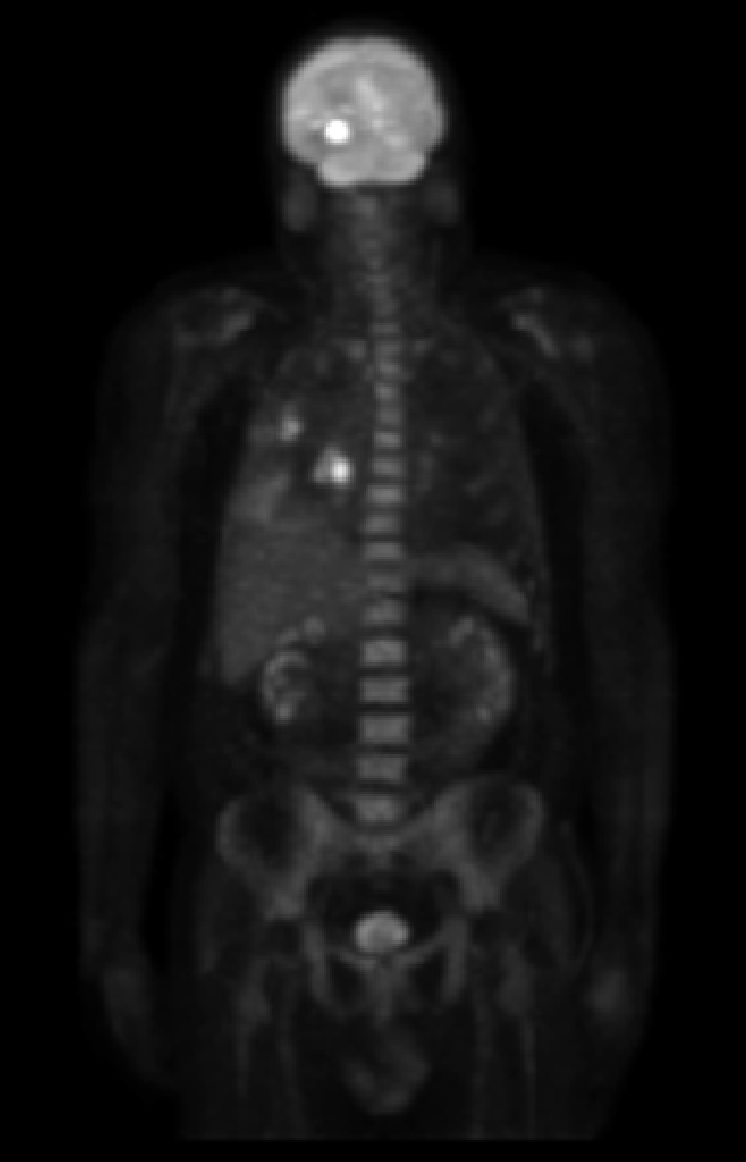
#> input picture Data/PET.tif, 746 x 1162 px, found by its file name
$ jupyter execute 'Leçon_4_Demo_hom.ipynb'   (shell and % lines are left out)
#> lines starting #> are read from the running program, lines starting #| are printed output that depends on the picture
<a target="_blank" href="https://colab.research.google.com/github/evaalonsoortiz/ELE8812-demos/blob/main/Demos/Lesson%204/Le%C3%A7on_4_Demo_hom.ipynb">

</a>

# ELE8812 - Traitement fréquentiel

## Démo : Rehaussement par filtrage homomorphique

### Référence : DIP 4e édition, Chapitre 4, « Homomorphic filtering» p.293

Une image peut être décomposée en luminance et réflectance, f(x,y) = i(x,y)r(x,y). Le filtrage homomorphique permet de traiter de façon séparée chaque composante. La première étape consiste à effectuer une transformation logarithmique de l’image, ce qui donne ln f(x,y) = ln i(x,y) + ln r(x,y). Note : si l’image contient des zéros on additionne 1 à l’image avant d’effectuer la transformation pour éviter le cas ln (0), on soustrait ensuite 1 au résultat final. Cette formulation permet d’opérer sur les 2 composantes de façon séparée dans le domaine fréquentiel puisque la transformée de Fourier (TF) d’une somme correspond à la somme des TF (propriété de linéarité). La composante de luminance est généralement caractérisée par des variations spatiales lentes (fréquences faibles de la TF de l’image) tandis que la réflectance est caractérisée par des variations plus abruptes (fréquences élevées de la TF de l’image). Un filtre homomorphique affecte les fréquences faibles et élevées de façon différente. Selon les paramètres de filtrage choisis, il est possible d’atténuer la contribution des fréquences faibles (luminance) et d’amplifier celle des fréquences élevées (réflectance).  Ceci entraîne une compression de la plage dynamique de l’image et une augmentation du contraste. Après avoir appliqué le filtre dans le domaine fréquentiel, une TF inverse est effectuée, suivie d’une transformation exponentielle pour obtenir le résultat final.

Dans ce démo, une image provenant d’un TEP scan sera utilisée. L’image est floue et certains *hot spots* dominent la plage dynamique des valeurs ce qui cause un contraste faible dans les régions à plus faible intensité. Ces *hot spots* correspondent à la composante de luminance. Un filtrage homomorphique (avec filtre passe-haut gaussien) sera effectué pour améliorer la qualité de l’image.

[cell 1]
import numpy as np
import matplotlib.pyplot as plt
import scipy.io
import cv2

from ipywidgets import interact, interactive, fixed, interact_manual
import ipywidgets as widgets

# Option d'affichage
plt.rcParams['figure.figsize'] = (16,10)
plt.rcParams['axes.linewidth'] = 3
plt.rcParams['axes.titlesize'] = 15
plt.rcParams['axes.titlepad'] = 15
plt.rcParams['xtick.labelsize'] = 12
plt.rcParams['ytick.labelsize'] = 12

[cell 2]
# Charger image
A = np.double(plt.imread('Repo/Data/PET.tif'));
#> A: shape (1162, 746) float64; min 0, max 255, mean 19.4

out = np.zeros(A.shape, np.double)
plt.imshow(cv2.normalize(A, out, 1.0, 0.0, cv2.NORM_MINMAX), cmap='gray'); plt.title('Image Originale'); plt.axis('off'); plt.show();

[cell 3]
def filtpb_gauss(A, fc, pad):
    """ Application d'un filtre gaussien sur une image im à une fréquence de coupure fc dans
        le domaine fréquentiel

    A (ndarray): Image d'entrée
    fc (float): Fréquence de coupure
    pad (int): Nombre de pixels de padding
    """
    M,N = A.shape
    M+=pad
    N+=pad

    # Image dans le domaine fréquentiel
    AA = np.fft.fftshift(np.fft.fft2(A, (M,N)))

    M0 = np.ceil((M+1) / 2)
    N0 = np.ceil((N+1) / 2)

    U, V = np.mgrid[1:M+1, 1:N+1]
    D2 = (U - M0)**2 + (V - N0)**2

    # Réponse fréquentielle du filtre gaussien
    HH = np.exp(-D2 / (2 * fc**2))

    # Application du filtre et retour au domaine spatial
    BB = np.fft.ifftshift(AA * HH)
    B = np.fft.ifft2(BB)
    B = np.real(B)
    return B[:A.shape[0],:A.shape[1]]

## Paramètres de filtrage

Le paramètre `gh`peut être vu comme le facteur d’amplification maximal des fréquences élevées tandis que le paramètre `gl` peut être vu comme le facteur d’atténuation minimal des basses fréquences. Le paramètre `fc` correspond à la fréquence de coupure du filtre passe-haut gaussien.

[cell 4]
gh = 2
gl = 0.5
fc = 80

## Filtrage homomorphique

Une transformation logarithmique est d’abord effectuée à l’image originale + 1.

[cell 5]
B = np.log(A+1);
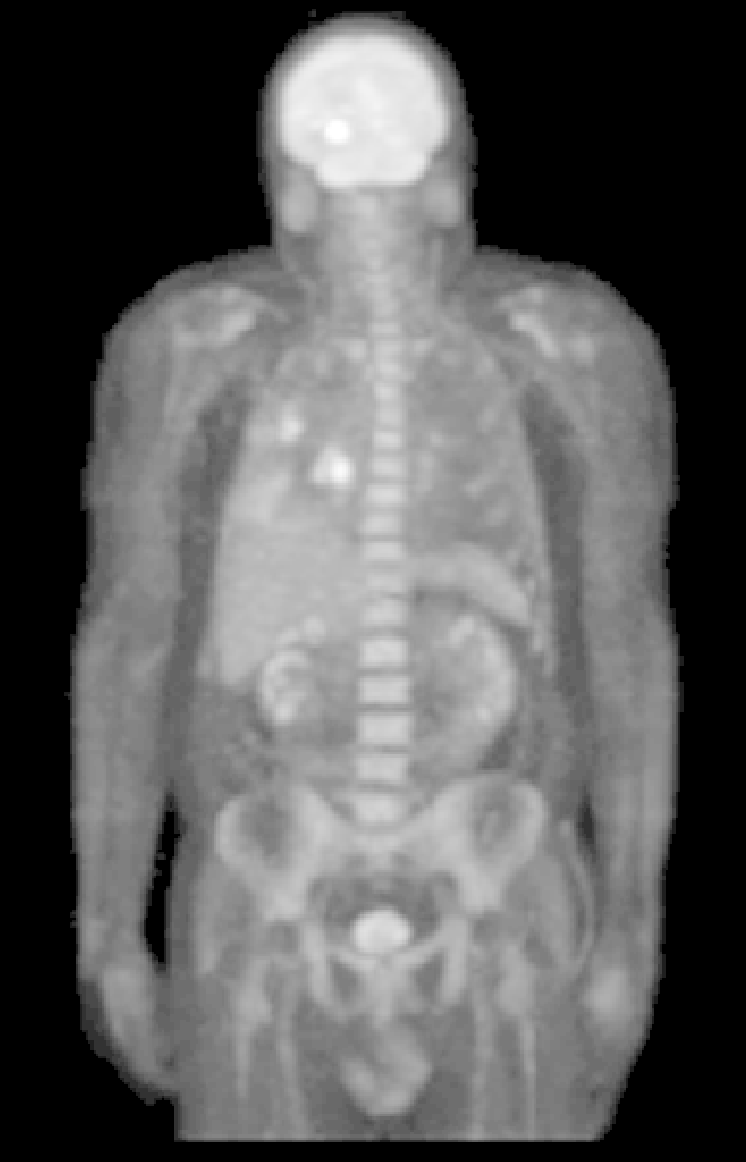
#> B: shape (1162, 746) float64; min 0, max 5.55, mean 2; drawn with min black and max white

[cell 6]
out = np.zeros(B.shape, np.double)
plt.imshow(cv2.normalize(B, out, 1.0, 0.0, cv2.NORM_MINMAX), cmap='gray');
plt.title("Logarithme de l'image originale");
plt.axis('off');
plt.show();

Le filtre est ensuite appliqué avec les paramètres sélectionnés.

[cell 7]
C = gh * B - (gh-gl) * filtpb_gauss(B, fc,pad=0);
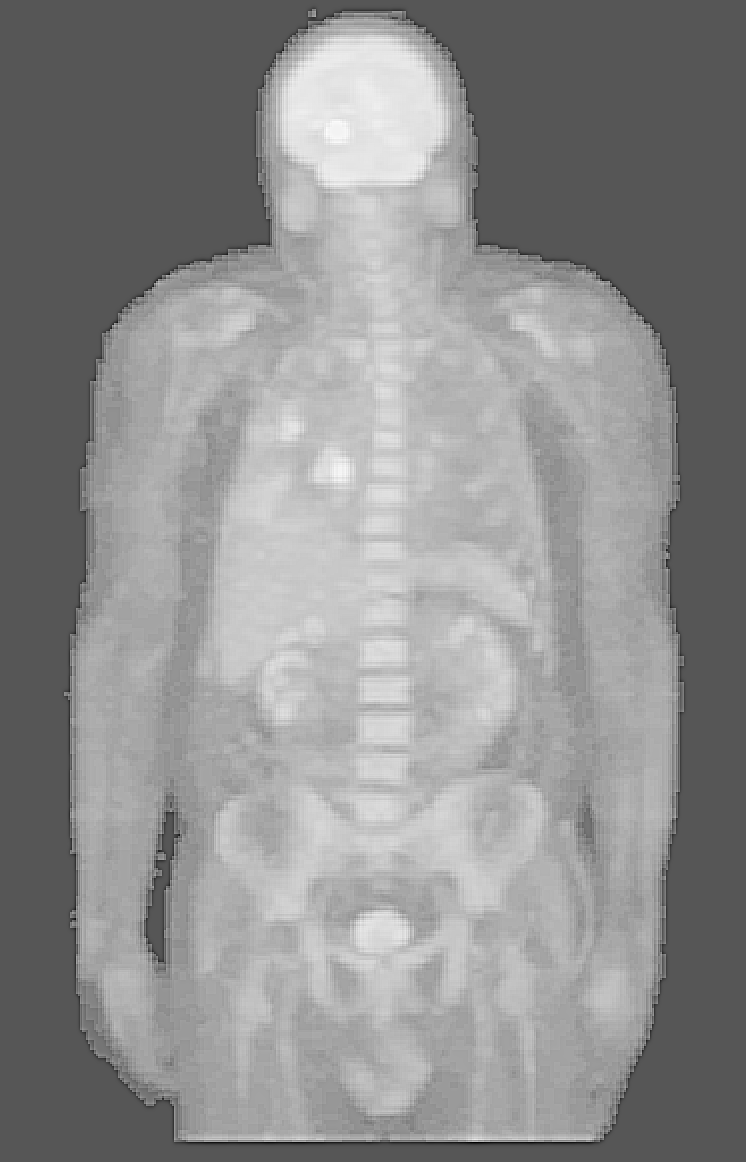
#> C: shape (1162, 746) float64; min -1.52, max 2.98, mean 0.998; drawn with min black and max white

[cell 8]
out = np.zeros(C.shape, np.double)
plt.imshow(cv2.normalize(C, out, 1.0, 0.0, cv2.NORM_MINMAX), cmap='gray');
plt.title("Filtrage du logarithme de l'image originale");
plt.axis('off');
plt.show();

Une transformation exponentielle est ensuite effectuée avant de soustraire 1 pour obtenir le résultat final.

[cell 9]
D = np.exp(C)-1
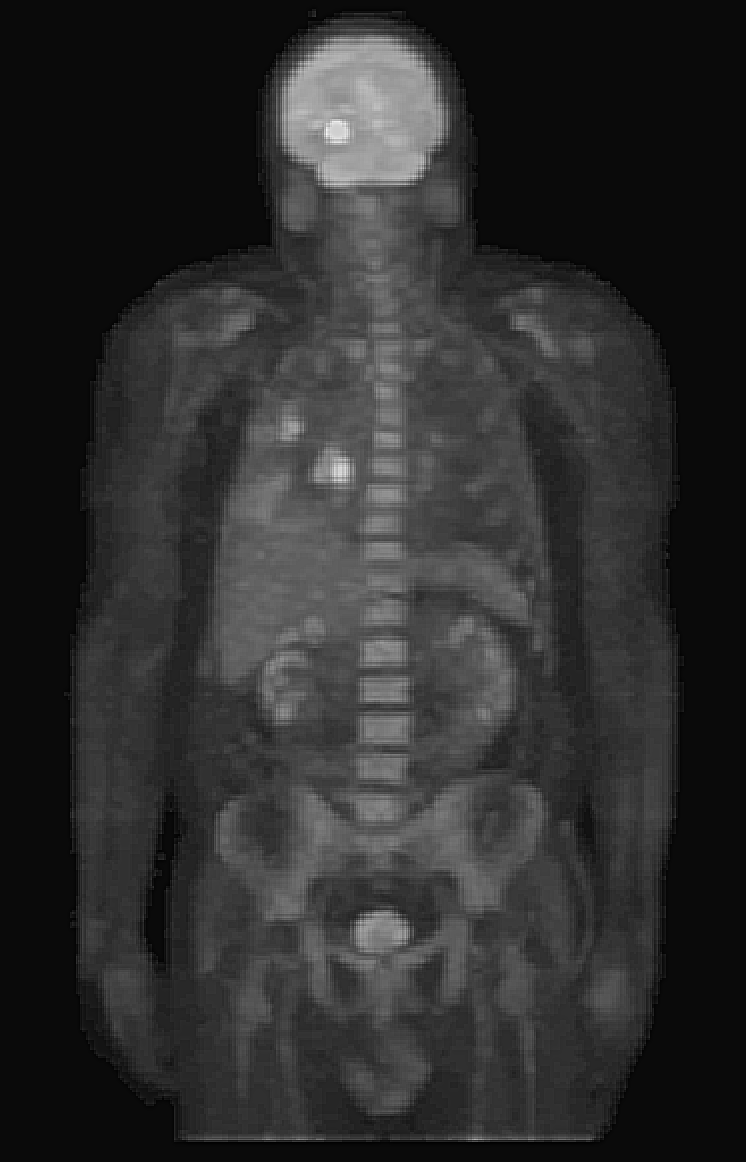
#> D: shape (1162, 746) float64; min -0.781, max 18.59, mean 2.69; drawn with min black and max white

[cell 10]
out = np.zeros(B.shape, np.double)
plt.imshow(cv2.normalize(D, out, 1.0, 0.0, cv2.NORM_MINMAX), cmap='gray');
plt.title("Filtrage homomorphique");
plt.axis('off');
plt.show();

## Comparaison

Beaucoup plus de détails sont visibles sur l’image obtenue par filtrage homomorphique que sur l’image originale, notamment au niveau des bras et des jambes. La transformation gamma permet également une amélioration du contraste de l’image dans les régions à faible intensité. Cependant, l’image obtenue par filtrage homomorphique est beaucoup plus affinée. Cette différence est particulièrement visible au niveau du squelette, du cerveau et des certains autres organes.

[cell 11]
out = np.zeros(A.shape, np.double)
plt.subplot(131); plt.imshow(cv2.normalize(A, out, 1.0, 0.0, cv2.NORM_MINMAX), cmap='gray'); plt.title('Image Originale'); plt.axis('off');
out = np.zeros(B.shape, np.double)
plt.subplot(132); plt.imshow(cv2.normalize(D, out, 1.0, 0.0, cv2.NORM_MINMAX), cmap='gray'); plt.title("Filtrage homomorphique"); plt.axis('off');
out = np.zeros(A.shape, np.double)
plt.subplot(133); plt.imshow(cv2.normalize(A, out, 1.0, 0.0, cv2.NORM_MINMAX)**0.6, cmap='gray'); plt.title('Transformation \u03B3 = 0.6'); plt.axis('off'); plt.show();
#> after `plt.subplot(133)`:
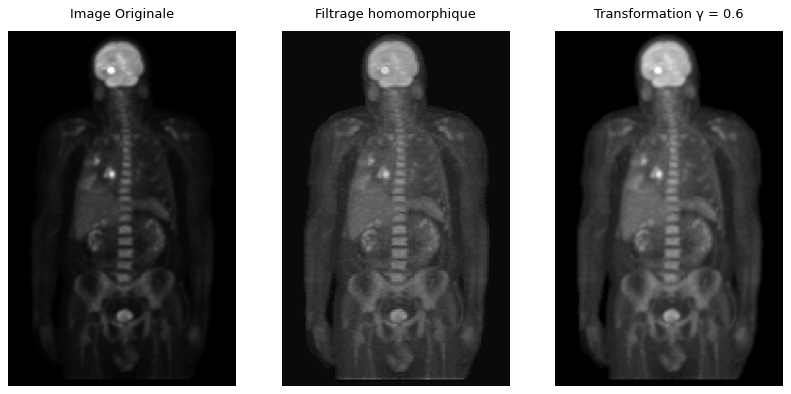
#> figure drawn by matplotlib, 3 panels
